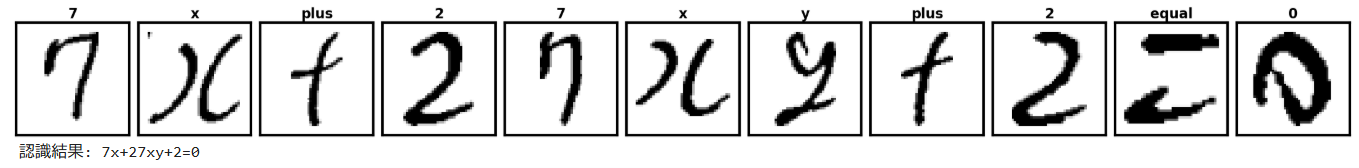
#> input picture Demo_image.png, 1359 x 168 px; its folder holds only this picture in this run
$ jupyter execute --allow-errors Formula_discrimination.ipynb
#> lines starting #> are read from the running program, lines starting #| are printed output that depends on the picture
[cell 1]
import pandas as pd
from pathlib import Path

csv_path = Path(r"C:archive\hasyv2\hasy-data-labels.csv")
#> (the rest of this cell did not finish here and is left out)

[cell 2]
import cv2
import numpy as np
import pandas as pd
import os
import torchvision
from pathlib import Path
from PIL import Image
from tqdm import tqdm

# --- 設定 ---
base_path = Path(r"C:archive\hasyv2")
csv_path = base_path / "hasy-data-labels.csv"
output_path = Path(r"C:math_dataset_cnn")

# 1. HASYv2 抽出・変換設定
target_latex = {
    '0': '0', '1': '1', '2': '2', '3': '3', '4': '4', '5': '5', '6': '6', '7': '7', '8': '8', '9': '9',
    '+': 'plus', '-': 'minus', '\\times': 'times', '\\div': 'divide',
    '<': 'less', '>': 'greater', '\\leq': 'leq', '\\geq': 'geq',
    '\\cong': 'cong',
    'x': 'var_x', 'y': 'var_y', 'z': 'var_z', 'a': 'var_a', 'b': 'var_b', 'c': 'var_c',
    '\\alpha': 'alpha', '\\beta': 'beta',
    '\\infty': 'infty'
}
target_ids = {40: 'lp', 41: 'rp' }

def apply_augmentation(img_res, folder_name, idx):

    cv2.imwrite(str(output_path / folder_name / f"orig_{idx}.png"), img_res)

    if not folder_name.isdigit():
        kernel = np.ones((2, 2), np.uint8)

        bold_img = cv2.erode(img_res, kernel, iterations=1)
        cv2.imwrite(str(output_path / folder_name / f"bold_{idx}.png"), bold_img)

        shrink_ratio = 0.8
        h, w = 48, 48
        new_w, new_h = int(w * shrink_ratio), int(h * shrink_ratio)
        resized_small = cv2.resize(img_res, (new_w, new_h), interpolation=cv2.INTER_AREA)
        small_img = np.full((h, w), 255, dtype=np.uint8)
        small_img[(h-new_h)//2 : (h-new_h)//2+new_h, (w-new_w)//2 : (w-new_w)//2+new_w] = resized_small
        cv2.imwrite(str(output_path / folder_name / f"small_{idx}.png"), small_img)

        resized_bold_small = cv2.resize(bold_img, (new_w, new_h), interpolation=cv2.INTER_AREA)
        bold_small_img = np.full((h, w), 255, dtype=np.uint8)
        bold_small_img[(h-new_h)//2 : (h-new_h)//2+new_h, (w-new_w)//2 : (w-new_w)//2+new_w] = resized_bold_small
        cv2.imwrite(str(output_path / folder_name / f"bold_small_{idx}.png"), bold_small_img)

def collect_hasy():
    print("--- HASYv2の抽出と拡張を開始 ---")
    df = pd.read_csv(csv_path)
    df.columns = df.columns.str.strip()

    all_folders = set(list(target_latex.values()) + list(target_ids.values()))
    for f in all_folders: (output_path / f).mkdir(parents=True, exist_ok=True)

    for lx, folder in target_latex.items():
        matches = df[df['latex'] == lx]
        for idx, row in matches.iterrows():
            src = base_path / row['path'].strip()
            img = cv2.imread(str(src), cv2.IMREAD_GRAYSCALE)
            if img is not None:
                img_res = cv2.resize(img, (48, 48), interpolation=cv2.INTER_AREA)
                apply_augmentation(img_res, folder, idx)


    for sid, folder in target_ids.items():
        matches = df[df['symbol_id'] == sid]
        for idx, row in matches.iterrows():
            src = base_path / row['path'].strip()
            img = cv2.imread(str(src), cv2.IMREAD_GRAYSCALE)
            if img is not None:
                img_res = cv2.resize(img, (48, 48), interpolation=cv2.INTER_AREA)
                apply_augmentation(img_res, folder, idx)

def collect_mnist():
    print("\n--- MNISTの反転・統合を開始 ---")
    mnist_train = torchvision.datasets.MNIST(root='./data', train=True, download=True)
    counts = [0] * 10
    limit = 6000

    for img, label in tqdm(mnist_train, total=len(mnist_train)):
        if counts[label] < limit:
            img_np = np.array(img)
            inverted_img = 255 - img_np # 白背景・黒文字へ
            final_img = Image.fromarray(inverted_img).resize((48, 48), Image.BICUBIC)
            save_path = output_path / str(label) / f"mnist_inv_{counts[label]}.png"
            final_img.save(save_path)
            counts[label] += 1
        if sum(counts) >= limit * 10: break

#> (the rest of this cell did not finish here and is left out)

[cell 3]
# 上下左右反転できる追加の画像を拡張
# =や+など
#48x48のpng形式の画像を生成

import cv2
import numpy as np
import random
from pathlib import Path

# 追加の画像フォルダーのパスを調整してください
input_dir = Path(r"") #例(拡張前):plus
output_dir = Path(r"")#例(拡張後):math_dataset_cnn\plus
output_dir.mkdir(parents=True, exist_ok=True)

TARGET_COUNT = 6000
IMG_SIZE = 48

def augment_image(img):
    #1枚の画像に対して指定の加工
    h, w = img.shape[:2]

    # 1. 左右反転 (50%の確率)
    if random.random() > 0.5:
        img = cv2.flip(img, 1)

    # 2. 上下反転 (50%の確率)
    if random.random() > 0.5:
        img = cv2.flip(img, 0)

    # 3. 角度の変化 (+-10度)
    angle = random.uniform(-10, 10)
    matrix = cv2.getRotationMatrix2D((w/2, h/2), angle, 1.0)
    img = cv2.warpAffine(img, matrix, (w, h), borderValue=255)

    # 4. フォントサイズの減少 (縦幅・横幅それぞれ 0~20% 減少)
    # scale=0.8 が 20%減少に相当
    scale_w = random.uniform(0.3, 1.0)
    scale_h = random.uniform(0.8, 1.0)

    new_w, new_h = int(w * scale_w), int(h * scale_h)
    resized = cv2.resize(img, (new_w, new_h), interpolation=cv2.INTER_AREA)

    # 中央に再配置
    canvas = np.full((h, w), 255, dtype=np.uint8)
    pad_x = (w - new_w) // 2
    pad_y = (h - new_h) // 2
    canvas[pad_y:pad_y+new_h, pad_x:pad_x+new_w] = resized

    return canvas

def main():
    # 元画像のリスト取得
    original_files = list(input_dir.glob("*.jpg")) + list(input_dir.glob("*.png"))
    if not original_files:
        print(f"元画像が見つかりません: {input_dir}")
        return

    print(f"元画像 {len(original_files)} 枚から {TARGET_COUNT} 枚を生成します...")

    count = 0
    while count < TARGET_COUNT:
        for file_path in original_files:
            if count >= TARGET_COUNT:
                break

            img = cv2.imread(str(file_path), cv2.IMREAD_GRAYSCALE)
#> img: shape (168, 1359); min 0, max 255, mean 217
            if img is None:
                continue

            # リサイズ
            img = cv2.resize(img, (IMG_SIZE, IMG_SIZE))
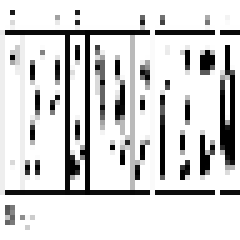
#> img: shape (48, 48) (shown 5 times larger); min 0, max 255, mean 213.4

            # 加工実行
            aug_img = augment_image(img)
#> in augment_image, `img = cv2.flip(img, 1)`:
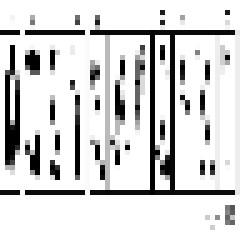
#> img: shape (48, 48) (shown 5 times larger); min 0, max 255, mean 213.4
#> in augment_image, `img = cv2.flip(img, 0)`:
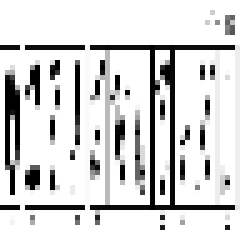
#> img: shape (48, 48) (shown 5 times larger); min 0, max 255, mean 213.4
#> in augment_image, `img = cv2.warpAffine(img, matrix, (w, h), borderValue=255)`:
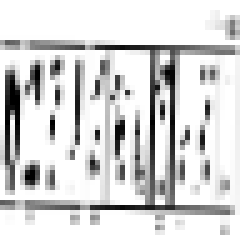
#> img: shape (48, 48) (shown 5 times larger); min 0, max 255, mean 213.5
#> in augment_image, `resized = cv2.resize(img, (new_w, new_h), interpolation=cv2.INTER_AREA)`:
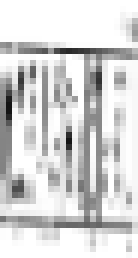
#> resized: shape (43, 23) (shown 6 times larger); min 19, max 255, mean 213.5
#> in augment_image, `canvas[pad_y:pad_y+new_h, pad_x:pad_x+new_w] = resized`:
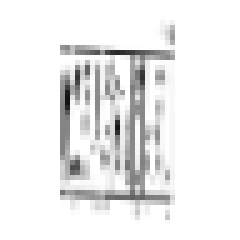
#> canvas: shape (48, 48) (shown 5 times larger); min 19, max 255, mean 237.2

            # 保存
            save_name = f"x_aug_{count:04d}.png"
            cv2.imwrite(str(output_dir / save_name), aug_img)

            count += 1
            if count % 500 == 0:
                print(f"進捗: {count} / {TARGET_COUNT}")

    print(f"完了！ 保存先: {output_dir}")

if __name__ == "__main__":
    main()
